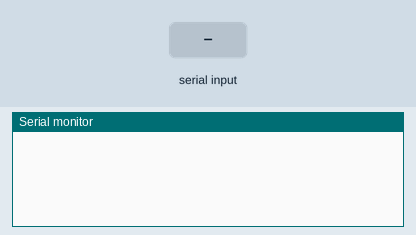
This sketch was run on a simulated Arduino Uno, built with avr-gcc and run on an emulated ATmega328P. On the bench: the last lines printed to the serial monitor. The test bench sets the inputs (shaded band).

Above: at 1.2 s.
1.3 s: "90,45\n" received over Serial
At 2.1 s:
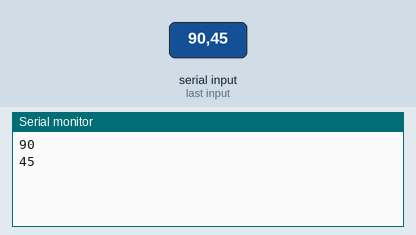
2.8 s: "30,150\n" received over Serial
At 4.2 s:
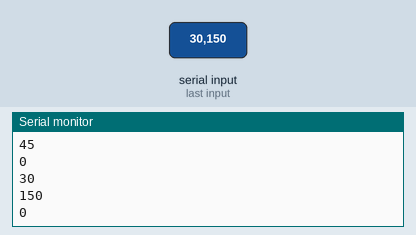
Timing chart, 0 to 5.8 s (numbered marks = the images above; inputs shaded):
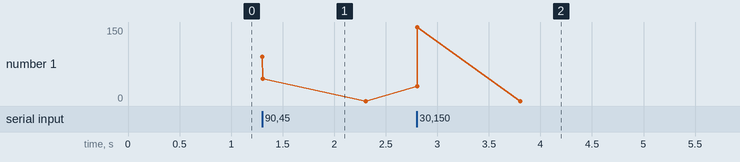

Measured:
- after the input at 1.3 s, the serial monitor: prints a new line at once (image 1)
- after the input at 2.8 s, the serial monitor: prints a new line at once (image 2)

The sketch:

test_seriale.ino
```cpp
#define vcc 8
#define gnd 4
int value = 0;

void setup() {
  Serial.begin(9600);
  pinMode(vcc,OUTPUT);
  pinMode(gnd, OUTPUT);
}

void loop() {
  if(Serial.available()>0){
    value = Serial.parseInt();
    digitalWrite(vcc, HIGH);
    digitalWrite(gnd, LOW);
    Serial.println(value, DEC);
  }
}
```
